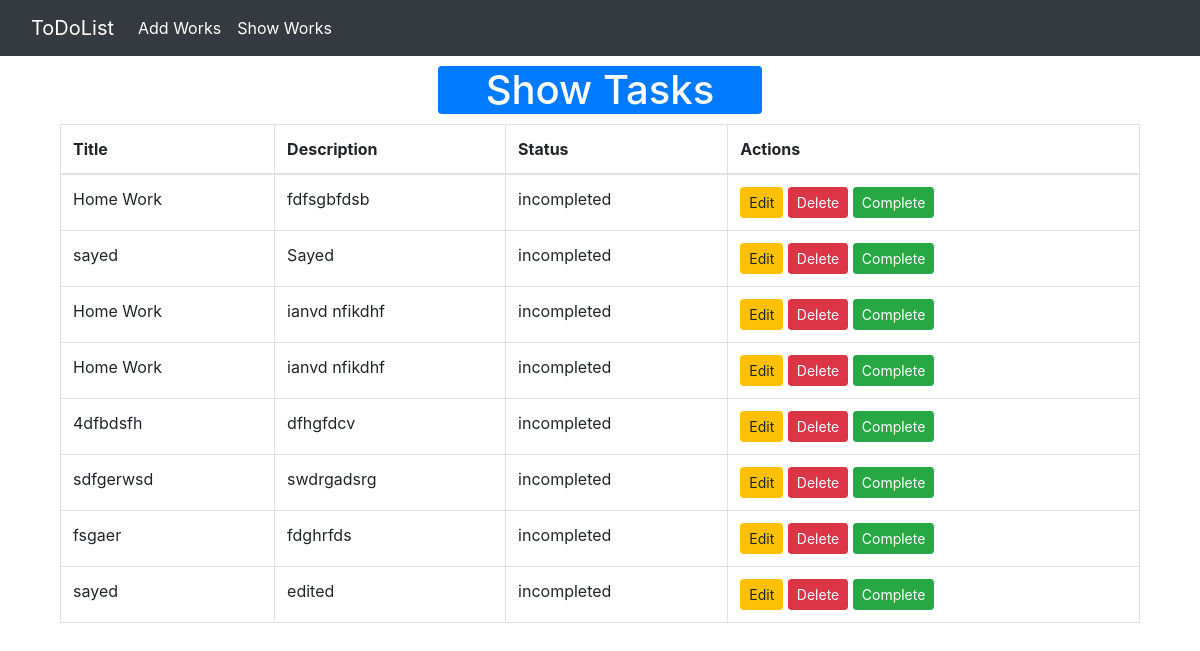
Page /show_work/ on the committed database.
### todo_app/models.py (models this page shows)
class TodoWorkModel(models.Model):
    id = models.IntegerField(primary_key=True)
    title = models.CharField(max_length=30)
    description = models.TextField(max_length=200)
    status = models.BooleanField(default=False)

### todo_app/views.py (the view)
# urls.py: path('show_work/', views.show_works, name='show_works'),
def show_works(request):
    work = models.TodoWorkModel.objects.all()
    print(work)
    return render(request, 'show_work.html', {'data': work})

### todo_app/templates/show_work.html (shortened to what this page needs)
{% extends 'home.html' %}
{% block content %}
  <div style="width:90%;margin: auto;">
    <h1 style="width:30%;margin:10px auto;" class="bg-primary rounded text-white text-center" >Show Tasks</h1>
    {% if data %}
    <table class="table table-bordered">
      <thead>
        <tr>
          <th scope="col">Title</th>
          <th scope="col">Description</th>
          <th scope="col">Status</th>
          <th scope="col">Actions</th>
        </tr>
      </thead>
      <tbody>
        {% for i in data %}
        <tr>
          <td>{{i.title}}</td>
          <td>{{i.description}}</td>
          <td>incompleted</td>
          <td>
            <a href="{% url 'edit_work' id=i.id %}" class="btn btn-warning btn-sm">Edit</a>
            <a href="{% url 'delete_work' id=i.id %}" class="btn btn-danger btn-sm">Delete</a>
            <a href="{% url 'complete_work' id=i.id %}" class="btn btn-success btn-sm">Complete</a>
        </td>
        </tr>
        {% endfor %}
      </tbody>
    </table>
    {% else %}
    <h3>No data available</h3>
    {% endif %}
  </div>
{% endblock %}

### todo_app/templates/home.html (shortened to what this page needs)
{% extends 'base.html' %}

### todo_app/templates/base.html (shortened to what this page needs)
<!doctype html>
<html lang="en">
  <head>
    <link rel="stylesheet" href="https://cdn.jsdelivr.net/npm/bootstrap@4.3.1/dist/css/bootstrap.min.css">
  </head>
  <body>
    <nav class="navbar navbar-expand-lg bg-dark">
      <div class="container-fluid ">
        <a class="navbar-brand text-white" href="#">ToDoList</a>
        <div class="collapse navbar-collapse" id="navbarSupportedContent">
          <ul class="navbar-nav me-auto mb-2 mb-lg-0 ">
            <li class="nav-item">
              <a class="nav-link text-white" href="{% url 'storeWork' %}">Add Works</a>
            </li>
            <li class="nav-item">
              <a class="nav-link text-white" href="{% url 'show_works' %}">Show Works</a>
            </li>
          </ul>
        </div>
      </div>
    </nav>
    {% block content %}{% endblock  %}
  </body>
</html>

### rows in the picture
TodoWorkModel: title "Home Work", description "fdfsgbfdsb"
TodoWorkModel: title "sayed", description "Sayed"
TodoWorkModel: title "Home Work", description "ianvd nfikdhf"
TodoWorkModel: title "Home Work", description "ianvd nfikdhf"
TodoWorkModel: title "4dfbdsfh", description "dfhgfdcv"
TodoWorkModel: title "sdfgerwsd", description "swdrgadsrg"
TodoWorkModel: title "fsgaer", description "fdghrfds"
TodoWorkModel: title "sayed", description "edited"
